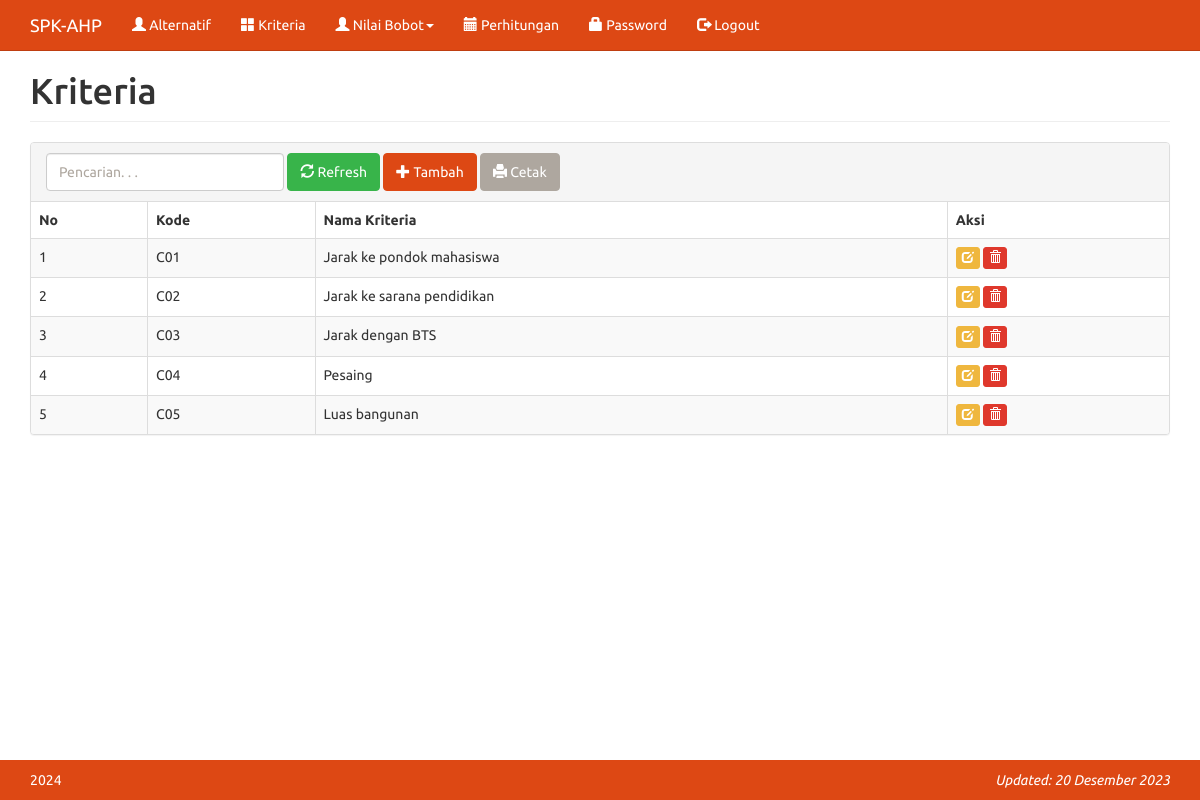
Page /index.php?m=kriteria (signed in) on the committed database.
### tables this page shows
CREATE TABLE IF NOT EXISTS `tb_kriteria` (
  `kode_kriteria` varchar(16) NOT NULL,
  `nama_kriteria` varchar(255) NOT NULL,
  `keterangan` varchar(255) NOT NULL,
  PRIMARY KEY (`kode_kriteria`)
);

### functions.php (called while the page is built, shortened)
<?php
include'config.php';
include'includes/ez_sql_core.php';
include'includes/ez_sql_mysqli.php';
$db = new ezsql_mysqli($config['username'], $config['password'], $config['database_name'], $config['server']);
include'includes/general.php';
 if (isset($_GET['m'])){
    $mod = $_GET['m'];
 } else {
     $mod = 'default_value';
 }

### config.php (called while the page is built)
  <?php
$config["server"]='127.0.0.1';
$config["username"]='root';
$config["password"]='';
$config["database_name"]='spk_ahp';
?>

### includes/ez_sql_core.php (called while the page is built, shortened)
<?php
	class ezSQLcore
	{
		var $timers           = array();
		function get_host_port( $host, $default = false )
		{
			$port = $default;
			return array( $host, $port );
		}
		function flush()
		{
			$this->last_result = array();
		}
		function get_results($query=null, $output = OBJECT)
		{
			if ( $query )
			{
				$this->query($query);
			}
			if ( $output == OBJECT )
			{
				return $this->last_result;
			}
		}
		function timer_get_cur()
		{
			list($usec, $sec) = explode(" ",microtime());
			return ((float)$usec + (float)$sec);
		}
		function timer_start($timer_name)
		{
			$this->timers[$timer_name] = $this->timer_get_cur();
		}
		function timer_elapsed($timer_name)
		{
			return round($this->timer_get_cur() - $this->timers[$timer_name],2);
		}
	}

### includes/general.php (called while the page is built, shortened)
<?php
    function esc_field($str) {
        if (!function_exists('get_magic_quotes_gpc') || !get_magic_quotes_gpc()) {
            return addslashes($str);
        } else {
            return $str;
        }
    }

### includes/ez_sql_mysqli.php (called while the page is built, shortened)
<?php
	$ezsql_mysqli_str = array
	(
		1 => 'Require $dbuser and $dbpassword to connect to a database server',
		2 => 'Error establishing mySQLi database connection. Correct user/password? Correct hostname? Database server running?',
		3 => 'Require $dbname to select a database',
		4 => 'mySQLi database connection is not active',
		5 => 'Unexpected error while trying to select database'
	);
	class ezSQL_mysqli extends ezSQLcore
	{
		function connect($dbuser='root', $dbpassword='', $dbhost='127.0.0.1', $dbport=3306)
		{
			global $ezsql_mysqli_str; $return_val = false;
			if ( ! $dbuser )
			{
				$this->register_error($ezsql_mysqli_str[1].' in '.__FILE__.' on line '.__LINE__);
				$this->show_errors ? trigger_error($ezsql_mysqli_str[1],E_USER_WARNING) : null;
			}
			else
			{
				$this->dbh = new mysqli($dbhost,$dbuser,$dbpassword, '', $dbport);
				if( $this->dbh->connect_errno )
				{
					$this->register_error($ezsql_mysqli_str[2].' in '.__FILE__.' on line '.__LINE__);
					$this->show_errors ? trigger_error($ezsql_mysqli_str[2],E_USER_WARNING) : null;
				}
				else
				{
					$return_val = true;
				}
			}
			return $return_val;
		}
		function query($query)
		{
			$return_val = 0;
			$query = trim($query);
			$this->result = @$this->dbh->query($query);
			if ( preg_match("/^(insert|delete|update|replace|truncate|drop|create|alter|begin|commit|rollback|set|lock|unlock|call)/i",$query) )
			{
				$is_insert = true;
				$this->rows_affected = @$this->dbh->affected_rows;
				if ( preg_match("/^(insert|replace)\s+/i",$query) )
				{
					$this->insert_id = @$this->dbh->insert_id;
				}
				$return_val = $this->rows_affected;
			}
			else
			{
				$is_insert = false;
				$i=0;
				$num_rows=0;
				while ( $row = @$this->result->fetch_object() )
				{
					$num_rows++;
				}
				$this->num_rows = $num_rows;
				$return_val = $this->num_rows;
			}
			return $return_val;
		}
	}

### kriteria.php (the view, shortened to what this page needs)
<div class="page-header">
    <h1>Kriteria</h1>
</div>
<div class="panel panel-default">
    <div class="panel-heading">
        <form class="form-inline">
            <div class="form-group">
                <input class="form-control" type="text" placeholder="Pencarian. . ." name="q" value="<?=$_GET['q']?>" />
            </div>
            <div class="form-group">
                <button class="btn btn-success"><span class="glyphicon glyphicon-refresh"></span> Refresh</a>
            </div>
            <div class="form-group">
                <a class="btn btn-primary" href="?m=kriteria_tambah"><span class="glyphicon glyphicon-plus"></span> Tambah</a>
            </div>
            <div class="form-group">
                <a class="btn btn-default" href="cetak.php?m=kriteria&a=<?=$_GET[q]?>" target="_blank"><span class="glyphicon glyphicon-print"></span> Cetak</a>
            </div>
        </form>
    </div>
    <div class="table-responsive">
        <table class="table table-bordered table-hover table-striped">
        <thead>
            <tr>
                <th>No</th>
                <th>Kode</th>
                <th>Nama Kriteria</th>
                <th>Aksi</th>
            </tr>
        </thead>
        <?php
        $q = esc_field($_GET['q']);
        $rows = $db->get_results("SELECT * FROM tb_kriteria WHERE nama_kriteria LIKE '%$q%' ORDER BY kode_kriteria");
        $no=0;
        foreach($rows as $row):?>
        <tr>
            <td><?=++$no ?></td>
            <td><?=$row->kode_kriteria?></td>
            <td><?=$row->nama_kriteria?></td>
            <td>
                <a class="btn btn-xs btn-warning" href="?m=kriteria_ubah&ID=<?=$row->kode_kriteria?>"><span class="glyphicon glyphicon-edit"></span></a>
                <a class="btn btn-xs btn-danger" href="aksi.php?act=kriteria_hapus&ID=<?=$row->kode_kriteria?>" onclick="return confirm('Hapus data?')"><span class="glyphicon glyphicon-trash"></span></a>
            </td>
        </tr>
        <?php endforeach;?>
        </table>
    </div>
</div>

### index.php (shortened to what this page needs)
<?php
include'functions.php';
?>
<!DOCTYPE html>
<html lang="en">
  <head>
    <link href="assets/css/united-bootstrap.min.css" rel="stylesheet"/>
    <link href="assets/css/general.css" rel="stylesheet"/>
  </head>
  <body>
    <nav class="navbar navbar-default navbar-static-top">
      <div class="container">
        <div class="navbar-header">
          <a class="navbar-brand" href="?">SPK-AHP</a>
        </div>
        <div id="navbar" class="navbar-collapse collapse">
          <ul class="nav navbar-nav">
            <li><a href="?m=alternatif"><span class="glyphicon glyphicon-user"></span> Alternatif</a></li>
            <li><a href="?m=kriteria"><span class="glyphicon glyphicon-th-large"></span> Kriteria</a></li>
            <li class="dropdown">
              <a href="#" class="dropdown-toggle" data-toggle="dropdown" role="button" aria-expanded="false"><span class="glyphicon glyphicon-user"></span> Nilai Bobot<span class="caret"></span></a>
            </li>
            <li><a href="?m=hitung"><span class="glyphicon glyphicon-calendar"></span> Perhitungan</a></li>
            <li><a href="?m=password"><span class="glyphicon glyphicon-lock"></span> Password</a></li>
            <li><a href="aksi.php?act=logout"><span class="glyphicon glyphicon-log-out"></span> Logout</a></li>
          </ul>
        </div>
        </div>
    </nav>
    <div class="container hentry">
    <?php
    if (file_exists($mod.'.php')){
      include $mod .'.php';
    } else {
      include 'Home.php';
    }
    ?>
    </div>
    <footer class="footer bg-primary">
      <div class="container">
        <p>  <?=date('Y')?>  <em class="pull-right">Updated: 20 Desember 2023</em></p>
      </div>
    </footer>
</body>
</html>

### assets/css/general.css (style rules this page uses)
html { position: relative; min-height: 100%; }
body { margin-bottom: 70px; }
.footer { position: absolute; bottom: 0; width: 100%; height: 40px; }
.footer .container p { margin: 10px 0; }
.page-header { margin-top: 0; padding-bottom: 0; }
.page-header h1 { margin-top: 0; }

### rows in the picture
tb_kriteria: kode_kriteria "C01", nama_kriteria "Jarak ke pondok mahasiswa"
tb_kriteria: kode_kriteria "C02", nama_kriteria "Jarak ke sarana pendidikan"
tb_kriteria: kode_kriteria "C03", nama_kriteria "Jarak dengan BTS"
tb_kriteria: kode_kriteria "C04", nama_kriteria "Pesaing"
tb_kriteria: kode_kriteria "C05", nama_kriteria "Luas bangunan"
